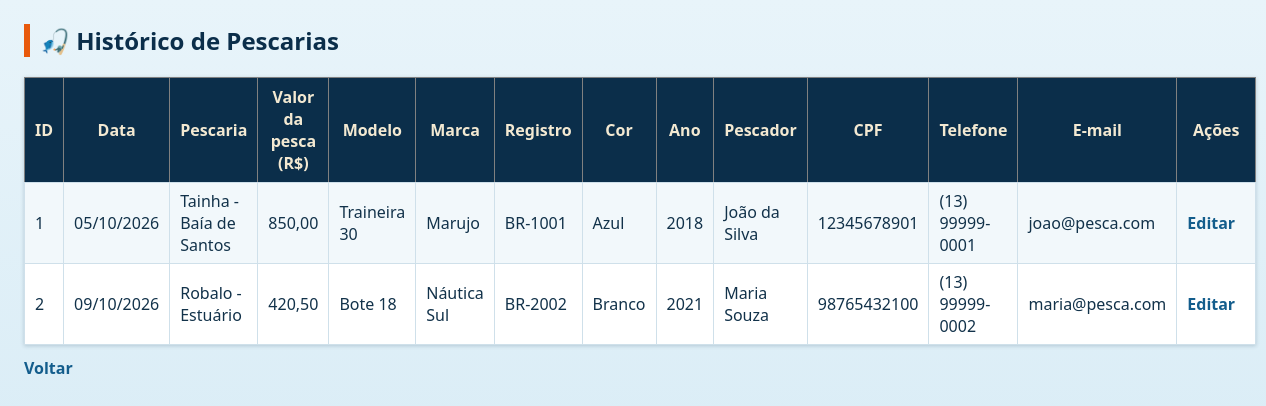
Page /historico.php (signed in) on the committed database.
### tables this page shows
CREATE TABLE `pescarias` (
  `id` int NOT NULL,
  `embarcacao_id` int NOT NULL,
  `data` date NOT NULL,
  `descricao` varchar(255) NOT NULL,
  `valor` decimal(10,2) NOT NULL DEFAULT '0.00'
);

CREATE TABLE `embarcacoes` (
  `id` int NOT NULL,
  `pescador_id` int NOT NULL,
  `modelo` varchar(60) NOT NULL,
  `marca` varchar(60) NOT NULL,
  `registro` varchar(20) DEFAULT NULL,
  `cor` varchar(30) DEFAULT NULL,
  `ano` int DEFAULT NULL
);

CREATE TABLE `pescador` (
  `id` int NOT NULL,
  `nome` varchar(100) NOT NULL,
  `cpf` varbinary(255) NOT NULL,
  `telefone` varchar(20) DEFAULT NULL,
  `email` varchar(100) DEFAULT NULL
);

### config.php (called while the page is built, shortened)
<?php
$chave = "saep2026";
?>

### historico.php (the view, shortened to what this page needs)
<?php
include 'config.php';
$sql = "SELECT p.id, p.data, p.descricao, p.valor,
               c.modelo, c.marca, c.registro, c.cor, c.ano,
               d.nome AS pescador_nome, CAST(AES_DECRYPT(d.cpf, '$chave') AS CHAR) AS pescador_cpf,
               d.telefone, d.email
        FROM pescarias p
        JOIN embarcacoes c ON p.embarcacao_id = c.id
        JOIN pescador d ON c.pescador_id = d.id
        ORDER BY p.data";
$result = $conn->query($sql);
?>
<link rel="stylesheet" href="css/style.css">
<h2>Histórico de Pescarias</h2>
<table border="1" cellpadding="5">
    <tr>
        <th>ID</th>
        <th>Data</th>
        <th>Pescaria</th>
        <th>Valor da pesca (R$)</th>
        <th>Modelo</th>
        <th>Marca</th>
        <th>Registro</th>
        <th>Cor</th>
        <th>Ano</th>
        <th>Pescador</th>
        <th>CPF</th>
        <th>Telefone</th>
        <th>E-mail</th>
        <th>Ações</th>
    </tr>
    <?php while($row = $result->fetch_assoc()): ?>
    <tr>
        <td><?= intval($row['id']) ?></td>
        <td><?= date('d/m/Y', strtotime($row['data'])) ?></td>
        <td><?= htmlspecialchars($row['descricao']) ?></td>
        <td><?= number_format($row['valor'], 2, ',', '.') ?></td>
                <td><?= htmlspecialchars($row['modelo']) ?></td>
        <td><?= htmlspecialchars($row['marca']) ?></td>
        <td><?= htmlspecialchars($row['registro'] ?? '') ?></td>
        <td><?= htmlspecialchars($row['cor'] ?? '') ?></td>
        <td><?= htmlspecialchars($row['ano'] ?? '') ?></td>
        <td><?= htmlspecialchars($row['pescador_nome']) ?></td>
        <td><?= htmlspecialchars($row['pescador_cpf'] ?? '') ?></td>
        <td><?= htmlspecialchars($row['telefone'] ?? '') ?></td>
        <td><?= htmlspecialchars($row['email'] ?? '') ?></td>
        <td>
            <a href="editar_pescaria.php?id=<?= $row['id'] ?>">Editar</a>
        </td>
    </tr>
    <?php endwhile; ?>
</table>
<a href="principal.php">Voltar</a>

### css/style.css (style rules this page uses)
* { box-sizing: border-box; }
h2, h3 { color: var(--mar-fundo); border-left: 6px solid var(--boia); padding-left: 10px; }
h2::before { content: "\1F3A3 "; }
a { color: var(--mar-medio); text-decoration: none; font-weight: 600; margin-right: 10px; }
table { border-collapse: collapse; background: #fff; margin: 12px 0; box-shadow: 0 1px 4px rgba(11, 46, 74, 0.2); }
th { background: var(--mar-fundo); color: var(--areia); padding: 8px 10px; }
td { padding: 7px 10px; border: 1px solid #cfe0ea; }
tr:nth-child(even) td { background: #f2f8fb; }

### rows in the picture
pescarias: id "1", data "05/10/2026", descricao "Tainha - Baía de Santos", valor "850,00", embarcacao.modelo "Traineira 30", embarcacao.marca "Marujo", embarcacao.registro "BR-1001", embarcacao.cor "Azul", embarcacao.ano "2018", pescador.nome "João da Silva", pescador_cpf "12345678901", pescador.telefone "(13) 99999-0001", pescador.email "joao@pesca.com"
pescarias: id "2", data "09/10/2026", descricao "Robalo - Estuário", valor "420,50", embarcacao.modelo "Bote 18", embarcacao.marca "Náutica Sul", embarcacao.registro "BR-2002", embarcacao.cor "Branco", embarcacao.ano "2021", pescador.nome "Maria Souza", pescador_cpf "98765432100", pescador.telefone "(13) 99999-0002", pescador.email "maria@pesca.com"
